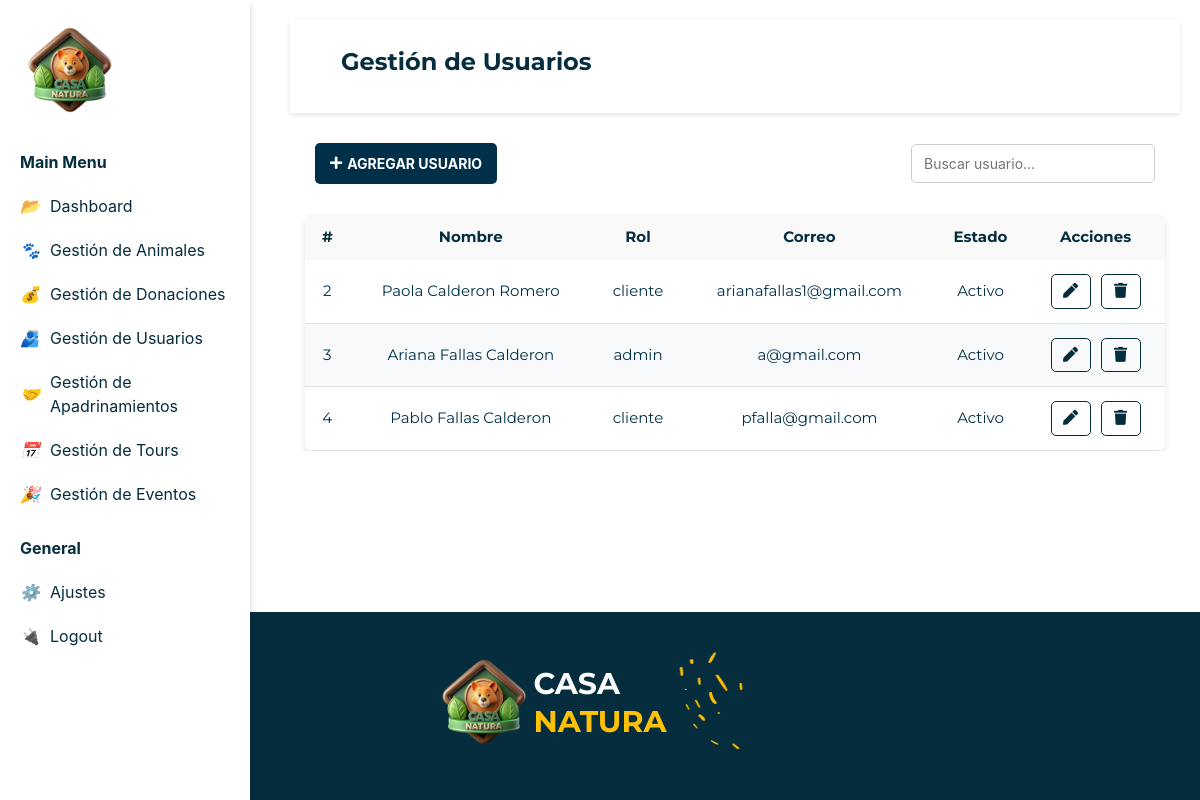
/gestionUsuarios.php, run on an earlier commit of the app's database.
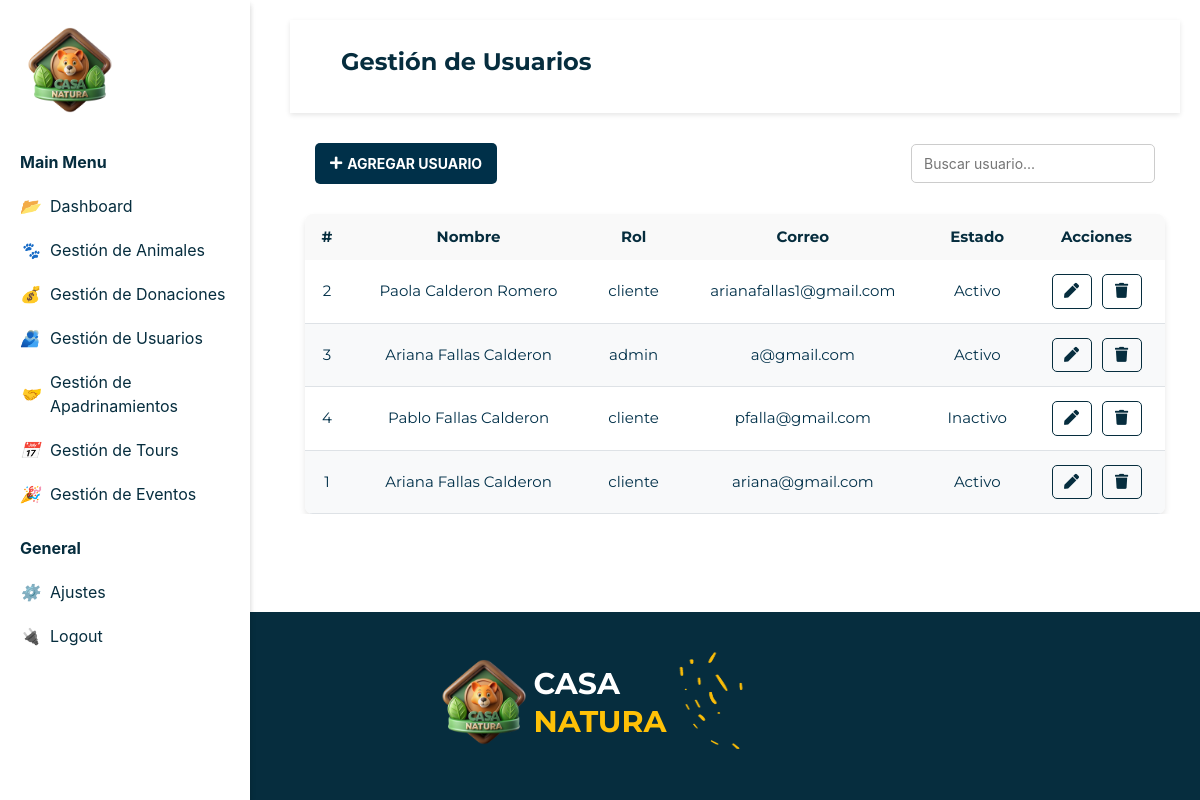
And on a later commit of the database.
### tables this page shows
CREATE TABLE `roles` (
  `ID_Rol` int(10) NOT NULL,
  `Rol` varchar(15) NOT NULL,
  `ID_Usuario` int(10) NOT NULL
);

CREATE TABLE `usuario` (
  `ID_Usuario` int(10) NOT NULL,
  `Nombre` varchar(15) NOT NULL,
  `Password` varchar(250) NOT NULL,
  `Apellido1` varchar(15) NOT NULL,
  `Apellido2` varchar(15) NOT NULL,
  `Correo` varchar(50) NOT NULL,
  `Telefono` int(40) DEFAULT NULL,
  `Donador` tinyint(1) NOT NULL,
  `Estado` varchar(10) NOT NULL
);

### gestionUsuarios.php (the view, shortened to what this page needs)
<!DOCTYPE html>
<html lang="es">
<head>
    <link href="https://cdnjs.cloudflare.com/ajax/libs/font-awesome/5.15.4/css/all.min.css" rel="stylesheet">
    <link rel="stylesheet" href="./css/style.css">
    <link rel="stylesheet" href="https://cdn.jsdelivr.net/npm/bootstrap@4.3.1/dist/css/bootstrap.min.css">
</head>
<body>
    <?php
    include("sidebar.php");
    echo $sidebarAdmin2;
    ?>
    <?php
    include("sidebar.php");
    echo $sidebarAdmin2;
    include("actions/conexion.php");
    ?>
    <main>
        <div class="viewport">
            <div class="content">
                <nav class="navbar ">
                    <div class="container-fluid">
                        <h2 class="titulo">Gestión de Usuarios</h2>
                    </div>
                </nav>
                <div class="container contenedor-tabla">
                    <div class="fila-header">
                        <div class="boton-agregar">
                            <a class="btn-agregar" href="agregarUsuario.php">
                                <i class="fas fa-plus icono-agregar"></i> AGREGAR USUARIO
                            </a>
                        </div>
                        <div class="buscador">
                            <div class="input-grupo">
                                <input type="text" class="campo-buscar" placeholder="Buscar usuario...">
                            </div>
                        </div>
                    </div>
                    <table class="tabla text-center">
                        <tr>
                            <th>#</th>
                            <th>Nombre</th>
                            <th>Rol</th>
                            <th>Correo</th>
                            <th>Estado</th>
                            <th>Acciones</th>
                        </tr>
                        <tbody>
                            <?php
                            $sqlUsuarios = "SELECT a.ID_Usuario,CONCAT( a.Nombre,' ', a.Apellido1,' ', a.Apellido2) as NombreCompleto, a.Correo, a.Estado, b.Rol
                            FROM usuario a
                            INNER JOIN roles b
                            ON a.ID_Usuario = b.ID_Usuario";
                            $resultadoUsuarios = $conn->query($sqlUsuarios);
                            if ($resultadoUsuarios->num_rows > 0) {
                                while ($fila = $resultadoUsuarios->fetch_assoc()) {
                                    echo "<tr>";
                                    echo "<td>" . htmlspecialchars($fila['ID_Usuario']) . "</td>";
                                    echo "<td>" . htmlspecialchars($fila['NombreCompleto']) . "</td>";
                                    echo "<td>" . htmlspecialchars($fila['Rol']) . "</td>";
                                    echo "<td>" . htmlspecialchars($fila['Correo']) . "</td>";
                                    echo "<td>" . htmlspecialchars($fila['Estado']) . "</td>";
                                    echo "<td class='actions'>";
                                    echo "<a href='editarUsuario.php?id=" . $fila['ID_Usuario'] . "' class='edit'><i class='fas fa-pen'></i></a>";
                                    echo "<button class='delete' id='eliminarUsuario' data-id='" . $fila['ID_Usuario'] . "'>
            <i class='fas fa-trash'></i>
        </button>";
                                    echo "</td>";
                                    echo "</tr>";
                                }
                            } else {
                                echo "<tr><td colspan='4'>No se encontraron usuarios</td></tr>";
                            }
                            ?>
                        </tbody>
                    </table>
                </div>
            </div>
        </div>
    </main>
    <?php
    include("sidebar.php");
    echo $footerAdmin;
    ?>
</body>
</html>

### sidebar.php
    <?php
    $sidebarAdmin2='
    <div class="sidebar2">
        <div class="logoSidebar">
            <img src="./imagenes/logo.png" alt="Logo Casa Natura">
        </div>
        <div class="menuSidebar">
            <p>Main Menu</p>
            <ul>
                <li ><i class="icon-dashboard"></i><a href="index.php"> Dashboard</a></li>
                <li><i class="icon-animals"></i><a href="gestionAnimales.php">  Gestión de Animales</a></li>
                <li><i class="icon-donations"></i><a href="gestionDonaciones.php"> Gestión de Donaciones</a></li>
                <li><i class="icon-users"></i><a href="gestionUsuarios.php">  Gestión de Usuarios</a></li>
                <li><i class="icon-sponsorship"></i><a href="gestionPadrinos.php"> Gestión de Apadrinamientos</a></li>
                <li><i class="icon-tours"></i><a href="gestionTours.php"> Gestión de Tours</a></li>
                <li><i class="icon-events"></i><a href="gestionEventos.php">  Gestión de Eventos</a></li>
            </ul>
        </div>
        <div class="generalSidebar">
            <p>General</p>
            <ul>
                <li><i class="icon-settings"></i><a href="ajustesAdmin.php"> Ajustes</a></li>
                <li><i class="icon-logout"></i><a href="./actions/cerrarSesion.php"> Logout</a></li>
            </ul>
        </div>
    </div>';
    ?>
    <?php
    $footerAdmin=
    '
    <footer class="footerAdmin">
        <div class="footerAdmin-title">
            <h2 class="footerAdmin-title">
                <div class="logo">
                    <img class="img" src="./imagenes/logo.png">
                    <div>
                        <span style="color: #fff;">CASA</span>
                    <br>
                    <span class="highlight">NATURA</span>
                    </div>
                    <img class="img" src="./imagenes/footer.png">
                </div>
            </h2>
        </div>
    ';
?>

What changed in the data, as far as the page shows it:
changed through a linked row, roles "pfalla@gmail.com": ID_Usuario.Estado "Activo" → "Inactivo"
added roles: ID_Usuario.ID_Usuario "1", NombreCompleto "Ariana Fallas Calderon", Rol "cliente", ID_Usuario.Correo "ariana@gmail.com", ID_Usuario.Estado "Activo"
